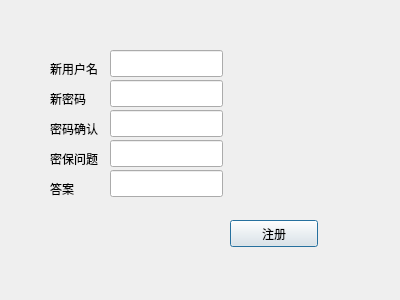
<?xml version="1.0" encoding="UTF-8"?>
<ui version="4.0">
 <class>ZhuCe</class>
 <widget class="QDialog" name="ZhuCe">
  <property name="geometry">
   <rect>
    <x>0</x>
    <y>0</y>
    <width>400</width>
    <height>300</height>
   </rect>
  </property>
  <property name="windowTitle">
   <string>Dialog</string>
  </property>
  <widget class="QLabel" name="label">
   <property name="geometry">
    <rect>
     <x>50</x>
     <y>60</y>
     <width>60</width>
     <height>17</height>
    </rect>
   </property>
   <property name="text">
    <string>新用户名</string>
   </property>
  </widget>
  <widget class="QLabel" name="label_2">
   <property name="geometry">
    <rect>
     <x>50</x>
     <y>90</y>
     <width>60</width>
     <height>17</height>
    </rect>
   </property>
   <property name="text">
    <string>新密码</string>
   </property>
  </widget>
  <widget class="QLabel" name="label_3">
   <property name="geometry">
    <rect>
     <x>50</x>
     <y>120</y>
     <width>60</width>
     <height>17</height>
    </rect>
   </property>
   <property name="text">
    <string>密码确认</string>
   </property>
  </widget>
  <widget class="QLineEdit" name="lineEdit">
   <property name="geometry">
    <rect>
     <x>110</x>
     <y>50</y>
     <width>113</width>
     <height>27</height>
    </rect>
   </property>
  </widget>
  <widget class="QLineEdit" name="lineEdit_2">
   <property name="geometry">
    <rect>
     <x>110</x>
     <y>80</y>
     <width>113</width>
     <height>27</height>
    </rect>
   </property>
  </widget>
  <widget class="QLineEdit" name="lineEdit_3">
   <property name="geometry">
    <rect>
     <x>110</x>
     <y>110</y>
     <width>113</width>
     <height>27</height>
    </rect>
   </property>
  </widget>
  <widget class="QPushButton" name="pushButton">
   <property name="enabled">
    <bool>true</bool>
   </property>
   <property name="geometry">
    <rect>
     <x>230</x>
     <y>220</y>
     <width>88</width>
     <height>27</height>
    </rect>
   </property>
   <property name="text">
    <string>注册</string>
   </property>
  </widget>
  <widget class="QLabel" name="label_4">
   <property name="geometry">
    <rect>
     <x>50</x>
     <y>180</y>
     <width>60</width>
     <height>17</height>
    </rect>
   </property>
   <property name="text">
    <string>答案</string>
   </property>
  </widget>
  <widget class="QLineEdit" name="lineEdit_4">
   <property name="geometry">
    <rect>
     <x>110</x>
     <y>140</y>
     <width>113</width>
     <height>27</height>
    </rect>
   </property>
  </widget>
  <widget class="QLabel" name="label_5">
   <property name="geometry">
    <rect>
     <x>50</x>
     <y>150</y>
     <width>60</width>
     <height>17</height>
    </rect>
   </property>
   <property name="text">
    <string>密保问题</string>
   </property>
  </widget>
  <widget class="QLineEdit" name="lineEdit_5">
   <property name="geometry">
    <rect>
     <x>110</x>
     <y>170</y>
     <width>113</width>
     <height>27</height>
    </rect>
   </property>
  </widget>
 </widget>
 <resources/>
 <connections/>
</ui>
